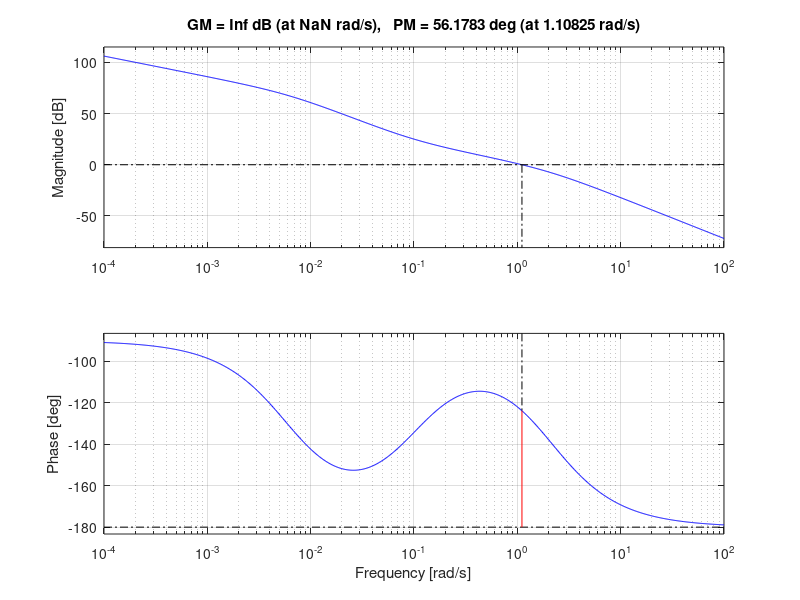

This figure's MATLAB source:
clear all 
close all
s = tf('s')

% The system is

G = 4/(s*(s+2));

% Spec 1: Kv = 20;
% Spec 2: Phi_m > 50 deg
% Spec 3: gm > 10dB

%% Lead controller design
% For a lead controller we have
% C = Kc (T*s+1)/(alpha*T*s+1)
% We need to design Kc, alpha, and T

%% Spec 1: Kv = 20
% We compute Kv as
% Kv = lim_{s \to 0} s L(s) = 2 Kc
% Then, we choose

Kc = 10;

% The bode plot with this gain is given by

margin(Kc*G)

%% Spec 2: phi_m > 50
% At the gain crossover frequency we have a phase of 18. We need to bring this up to >50 (let's say 60)
% This gives us the value for

phi_cm = 60 - 18; 

% which in turn can be used to compute alpha

alpha = (1-sin(phi_cm*pi/180))/(1+sin(phi_cm*pi/180));

% Next, we select T to place the maximum phase boost at the desired frequency. The desired frequency (where we get the peak phase boost) is around the gain crossover frequency. Since the lead compensator will slightly increase this frequency, we set:

omega_m = 9;

% Then, T can be computed using

T = 1/(sqrt(alpha)*omega_m);

% and the controller is finally given by

C = Kc * (T*s+1)/(alpha*T*s+1);

% Let's verify the design by plotting the bode plot

margin(C*G)

% Notice that the above design also satisfies Spec 1.

%% Lag compensator
% For a lag controller we have
% C = Kc (T*s+1)/(beta*T*s+1)
% We need to design Kc, beta, and T

%% Spec 1: Kv = 20
% We compute Kv as
% Kv = lim_{s \to 0} s L(s) = 2 Kc
% Then, we choose

Kc = 10;

% The bode plot with this gain is given by

margin(Kc*G)

%% Spec 2: phi_m > 50
% The goal is to achieve a phase margin of at least 50 degrees (targeting around 60). The desired gain crossover frequency is near 1 rad/s, where the magnitude is roughly 24 dB. We want to reduce the gain by this amount to achieve the desired phase margin. To calculate beta, we use the relation:
% 20 log (beta) = 24 dB
% which gives

beta = 10^(24/20);

% Finally, to choose T, we place the zero of the lag compensator one decade below the new gain crossover frequency to ensure minimal impact on phase margin. Since the desired gain crossover frequency is around 1 rad/s, we set:

T = 10/1;

% This gives the lag compensator

C = Kc * (T*s+1)/(beta*T*s+1);

% with bode plot

margin(C*G)

% This design meets all specifications.
